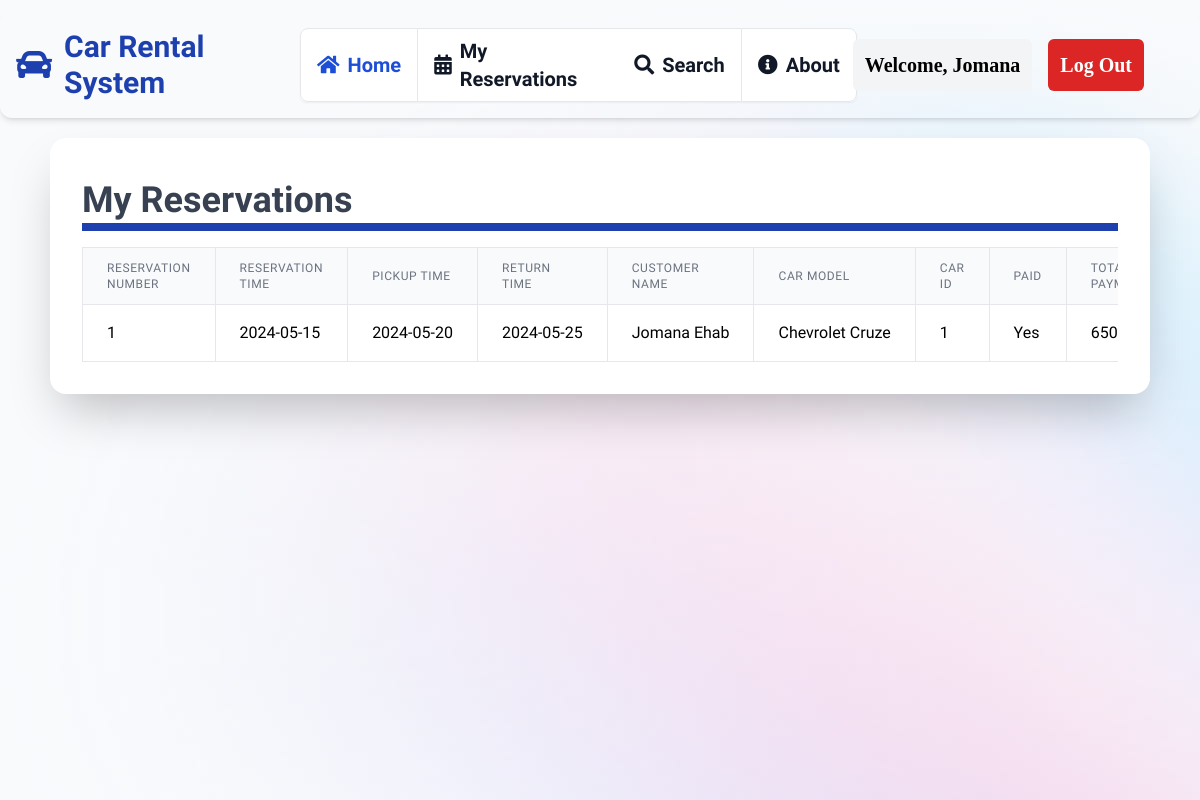
/userreservations.php (signed in), run on the app's committed database.
### tables this page shows
CREATE TABLE reservation
(
    car_id             INT,
    ssn                VARCHAR(14),
    reservation_number INT        PRIMARY KEY  AUTO_INCREMENT,
    reservation_time   DATE       NOT NULL,
    pickup_time        DATE       NOT NULL,
    return_time        DATE       NOT NULL,
    is_paid            CHAR(1)    NOT NULL,
    total_price        INT        NOT NULL,
    FOREIGN KEY (car_id) REFERENCES car (car_id) ON DELETE CASCADE,
    FOREIGN KEY (ssn) REFERENCES `user` (ssn) ON DELETE CASCADE
);

CREATE TABLE `user`
(
    ssn       VARCHAR(14) PRIMARY KEY,
    fname     VARCHAR(30)        NOT NULL,
    lname     VARCHAR(30)        NOT NULL,
    phone     VARCHAR(15)        NOT NULL,
    email     VARCHAR(30) UNIQUE NOT NULL,
    password  TEXT               NOT NULL,
    sex       CHAR(1)            NOT NULL,
    birthdate Date               NOT NULL,
    is_admin  CHAR(1)            NOT NULL
);

CREATE TABLE car
(
    car_id         INT PRIMARY KEY AUTO_INCREMENT,
    model          VARCHAR(255) NOT NULL,
    year           INT          NOT NULL,
    out_of_service CHAR(1)      NOT NULL,
    price          FLOAT        NOT NULL,
    color          VARCHAR(255) NOT NULL,
    power          INT          NOT NULL,
    transmission VARCHAR(6)      NOT NULL,
    img            TEXT         NOT NULL,
    branch_name    VARCHAR(255) NOT NULL,
    plate_id        VARCHAR(255) ,
    FOREIGN KEY (branch_name) REFERENCES `branch` (branch_name) ON DELETE CASCADE
);

### userreservations.php (the view, shortened to what this page needs)
<?php
include './backend/db_connection.php';
?>
<!doctype html>
<html>
<head>
    <script src="https://cdn.tailwindcss.com"></script>
    <link rel="stylesheet" href="https://cdnjs.cloudflare.com/ajax/libs/font-awesome/4.7.0/css/font-awesome.min.css">
    <link href="https://fonts.cdnfonts.com/css/uber-move-text" rel="stylesheet">
    <link href="https://fonts.cdnfonts.com/css/mona-sans" rel="stylesheet">
    <link rel="stylesheet" href="https://cdnjs.cloudflare.com/ajax/libs/font-awesome/5.15.3/css/all.min.css" />
    <link rel="stylesheet" href="css/style.css">
</head>
<header>
    <div class="font-['Sora'] flex p-4 mt-3 mb-5 items-center shadow-md rounded-xl">
    <div class="flex-auto w-72">
        <a href="dashboard.php" title="" class="inline-flex items-center">
            <i class="fas fa-car text-4xl text-blue-800 mr-3"></i>
            <span class="text-3xl font-extrabold text-blue-800 transition-all duration-200 hover:text-blue-900 focus:text-blue-600">Car Rental System</span>
        </a>
    </div>
        <div class="font-['Sora'] flex justify-center">
    <div class="inline-flex rounded-md shadow-sm">
        <a href="dashboard.php" aria-current="page" class="flex items-center px-4 py-2 text-xl font-bold text-blue-700 bg-white border border-gray-200 rounded-l-lg hover:bg-gray-100 focus:z-10 focus:ring-2 focus:ring-blue-700 focus:text-blue-700 dark:bg-gray-800 dark:border-gray-700 dark:text-white dark:hover:text-white dark:hover:bg-gray-700 dark:focus:ring-blue-500 dark:focus:text-white">
            <i class="fas fa-home mr-2"></i>
            Home
        </a>
        <a href="userreservations.php" class="flex items-center px-4 py-2 text-xl font-bold text-gray-900 bg-white border-t border-b border-gray-200 hover:bg-gray-100 hover:text-blue-700 focus:z-10 focus:ring-2 focus:ring-blue-700 focus:text-blue-700 dark:bg-gray-800 dark:border-gray-700 dark:text-white dark:hover:text-white dark:hover:bg-gray-700 dark:focus:ring-blue-500 dark:focus:text-white">
            <i class="fas fa-calendar-alt mr-2"></i>
            My Reservations
        </a>
        <a href="search.php" class="flex items-center px-4 py-2 text-xl font-bold text-gray-900 bg-white border-t border-b border-gray-200 hover:bg-gray-100 hover:text-blue-700 focus:z-10 focus:ring-2 focus:ring-blue-700 focus:text-blue-700 dark:bg-gray-800 dark:border-gray-700 dark:text-white dark:hover:text-white dark:hover:bg-gray-700 dark:focus:ring-blue-500 dark:focus:text-white">
            <i class="fas fa-search mr-2"></i>
            Search
        </a>
        <a href="About.php" class="flex items-center px-4 py-2 text-xl font-bold text-gray-900 bg-white border border-gray-200 rounded-r-lg hover:bg-gray-100 hover:text-blue-700 focus:z-10 focus:ring-2 focus:ring-blue-700 focus:text-blue-700 dark:bg-gray-800 dark:border-gray-700 dark:text-white dark:hover:text-white dark:hover:bg-gray-700 dark:focus:ring-blue-500 dark:focus:text-white">
            <i class="fas fa-info-circle mr-2"></i>
            About
        </a>
    </div>
</div>
<div class="font-['Mona_Sans'] flex-auto mr-10 text-right">
    <?php
    $user = $_SESSION['user'];
    $user_fname = $user['fname'];
    ?>
    <div class="flex items-center justify-end space-x-4">
        <div class="flex-none bg-gray-100 rounded-md p-3 font-bold text-xl">
            <p>Welcome, <?php echo $user_fname; ?></p>
        </div>
        <a href="logout.php" class="flex-none bg-red-600 text-white rounded-md p-3 font-bold text-xl hover:bg-red-700">Log Out</a>
    </div>
</div>
</header>
<body>
<div  class=" rounded-2xl shadow-2xl bg-white p-8 w-11/12 mx-auto">
<h2 class="block mt-2 font-bold font-['Sora'] mb-4 text-4xl leading-tight border-blue-800 border-b-8 text-gray-700">My Reservations</h2>
<?php
if(isset($_SESSION['ssn'])) {
    $ssn = $_SESSION['ssn'];
    $sql = "SELECT reservation.*, car.model, car.car_id, user.fname, user.lname FROM reservation
            JOIN car ON reservation.car_id = car.car_id
            JOIN user ON reservation.ssn = user.ssn
            WHERE reservation.ssn = '$ssn'";
    $result = $conn->query($sql);
    if ($result->num_rows > 0) {
        echo "<div class='overflow-x-auto'>";
        echo "<table class='min-w-full divide-y divide-gray-200'>";
        echo "<thead class='bg-gray-50'><tr><th scope='col' class='px-6 py-3 text-left text-xs font-medium text-gray-500 uppercase tracking-wider border border-gray-200'>Reservation Number</th><th scope='col' class='px-6 py-3 text-left text-xs font-medium text-gray-500 uppercase tracking-wider border border-gray-200'>Reservation Time</th><th scope='col' class='px-6 py-3 text-left text-xs font-medium text-gray-500 uppercase tracking-wider border border-gray-200'>Pickup Time</th><th scope='col' class='px-6 py-3 text-left text-xs font-medium text-gray-500 uppercase tracking-wider border border-gray-200'>Return Time</th><th scope='col' class='px-6 py-3 text-left text-xs font-medium text-gray-500 uppercase tracking-wider border border-gray-200'>Customer Name</th><th scope='col' class='px-6 py-3 text-left text-xs font-medium text-gray-500 uppercase tracking-wider border border-gray-200'>Car Model</th><th scope='col' class='px-6 py-3 text-left text-xs font-medium text-gray-500 uppercase tracking-wider border border-gray-200'>Car ID</th><th scope='col' class='px-6 py-3 text-left text-xs font-medium text-gray-500 uppercase tracking-wider border border-gray-200'>Paid</th><th scope='col' class='px-6 py-3 text-left text-xs font-medium text-gray-500 uppercase tracking-wider border border-gray-200'>Total Payment</th></tr></thead><tbody class='bg-white divide-y divide-gray-200'>";
        while ($row = $result->fetch_assoc()) {
            echo "<tr><td class='px-6 py-4 whitespace-nowrap border border-gray-200'>" . $row['reservation_number'] . "</td><td class='px-6 py-4 whitespace-nowrap border border-gray-200'>" . $row['reservation_time'] . "</td><td class='px-6 py-4 whitespace-nowrap border border-gray-200'>" . $row['pickup_time'] . "</td><td class='px-6 py-4 whitespace-nowrap border border-gray-200'>" . $row['return_time'] . "</td><td class='px-6 py-4 whitespace-nowrap border border-gray-200'>" . $row['fname'] . " " . $row['lname'] . "</td><td class='px-6 py-4 whitespace-nowrap border border-gray-200'>" . $row['model'] . "</td><td class='px-6 py-4 whitespace-nowrap border border-gray-200'>" . $row['car_id'] . "</td><td class='px-6 py-4 whitespace-nowrap border border-gray-200'>" . ($row['is_paid'] == 'T' ? 'Yes' : 'No') . "</td><td class='px-6 py-4 whitespace-nowrap border border-gray-200'>" . $row['total_price'] . "</td></tr>";
        }
        echo "</tbody></table>";
        echo "</div>";
    } else {
        echo "<p class='text-red-500'>No reservations found for the current user.</p>";
    }
} else {
    header("Location: login.php");
    exit();
}
?>
</div>
<div class="full-page-background"></div>
</body>

### css/style.css (style rules this page uses)
body { font-family: "Sora", serif; }
.full-page-background { position: fixed; top: 0; left: 0; width: 100%; height: 100vh; z-index: -1; background-image: url("../img/beams.jpg"); background: linear-gradient(to right, #f0f0f0 1px, transparent 1px), linear-gradient(to bottom, #f0f0f0 1px, transparent 1px); background-size: 6rem 4rem; }
.full-page-background::before { content: ""; position: absolute; top: 0; left: 0; width: 100%; height: 100%; background-image: url("../img/beams.jpg"); }

### data on the page
reservation: reservation_number "1", reservation_time "2024-05-15", pickup_time "2024-05-20", return_time "2024-05-25", ssn.fname "Jomana", ssn.lname "Ehab", car.model "Chevrolet Cruze", car.car_id "1", is_paid "Yes", total_price "650"

### other printed values
$user_fname "Jomana"
